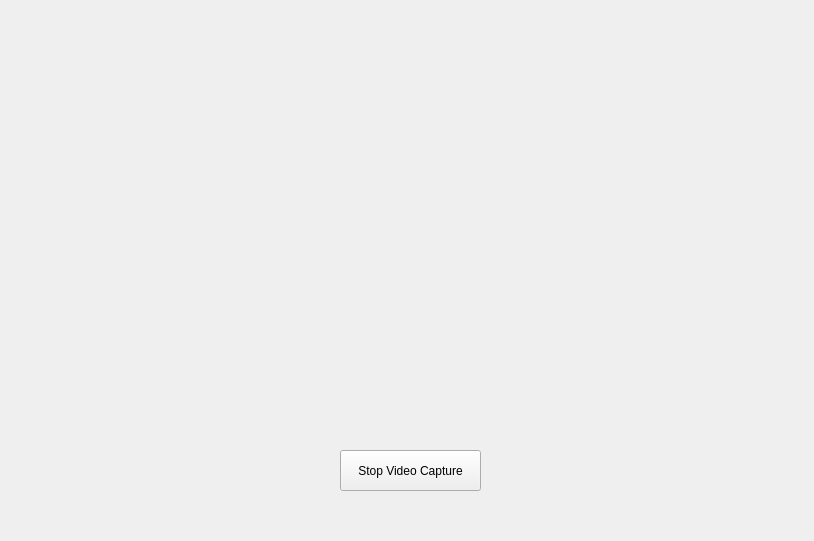
<?xml version="1.0" encoding="UTF-8"?>
<ui version="4.0">
 <class>Form2</class>
 <widget class="QWidget" name="Form2">
  <property name="geometry">
   <rect>
    <x>0</x>
    <y>0</y>
    <width>814</width>
    <height>541</height>
   </rect>
  </property>
  <property name="windowTitle">
   <string>Video Capture</string>
  </property>
  <widget class="QLabel" name="label">
   <property name="geometry">
    <rect>
     <x>160</x>
     <y>30</y>
     <width>511</width>
     <height>371</height>
    </rect>
   </property>
   <property name="text">
    <string/>
   </property>
  </widget>
  <widget class="QPushButton" name="pushButton">
   <property name="geometry">
    <rect>
     <x>340</x>
     <y>450</y>
     <width>141</width>
     <height>41</height>
    </rect>
   </property>
   <property name="text">
    <string>Stop Video Capture</string>
   </property>
  </widget>
 </widget>
 <resources/>
 <connections/>
</ui>
